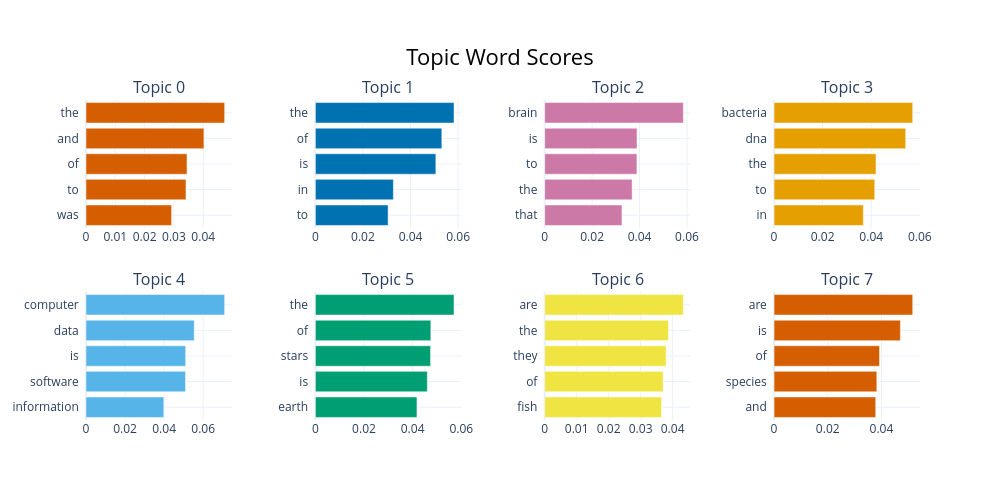

Source (notebook cell):
### Markdown cell above
## Visualize Topic Terms

### Code cell
topic_model.visualize_barchart()

### Figure 1 — Plotly figure (JSON) as saved in the notebook; plotly's stock layout.template omitted (floating-point values rounded to 4 significant figures)
{"data": [{"marker": {"color": "#D55E00"}, "orientation": "h", "type": "bar", "x": [0.02921, 0.03411, 0.03446, 0.04023, 0.04731], "xaxis": "x", "y": ["was  ", "to  ", "of  ", "and  ", "the  "], "yaxis": "y"}, {"marker": {"color": "#0072B2"}, "orientation": "h", "type": "bar", "x": [0.03058, 0.03279, 0.05064, 0.05316, 0.05827], "xaxis": "x2", "y": ["to  ", "in  ", "is  ", "of  ", "the  "], "yaxis": "y2"}, {"marker": {"color": "#CC79A7"}, "orientation": "h", "type": "bar", "x": [0.03258, 0.03685, 0.03887, 0.03891, 0.05846], "xaxis": "x3", "y": ["that  ", "the  ", "to  ", "is  ", "brain  "], "yaxis": "y3"}, {"marker": {"color": "#E69F00"}, "orientation": "h", "type": "bar", "x": [0.03675, 0.04144, 0.04196, 0.05419, 0.05707], "xaxis": "x4", "y": ["in  ", "to  ", "the  ", "dna  ", "bacteria  "], "yaxis": "y4"}, {"marker": {"color": "#56B4E9"}, "orientation": "h", "type": "bar", "x": [0.03985, 0.05097, 0.05105, 0.05544, 0.07101], "xaxis": "x5", "y": ["information  ", "software  ", "is  ", "data  ", "computer  "], "yaxis": "y5"}, {"marker": {"color": "#009E73"}, "orientation": "h", "type": "bar", "x": [0.04178, 0.04604, 0.04736, 0.04748, 0.05701], "xaxis": "x6", "y": ["earth  ", "is  ", "stars  ", "of  ", "the  "], "yaxis": "y6"}, {"marker": {"color": "#F0E442"}, "orientation": "h", "type": "bar", "x": [0.03653, 0.03704, 0.03796, 0.03872, 0.04335], "xaxis": "x7", "y": ["fish  ", "of  ", "they  ", "the  ", "are  "], "yaxis": "y7"}, {"marker": {"color": "#D55E00"}, "orientation": "h", "type": "bar", "x": [0.03786, 0.03827, 0.03927, 0.04706, 0.05164], "xaxis": "x8", "y": ["and  ", "species  ", "of  ", "is  ", "are  "], "yaxis": "y8"}], "layout": {"annotations": [{"font": {"size": 16}, "showarrow": false, "text": "Topic 0", "x": 0.0875, "xanchor": "center", "xref": "paper", "y": 1, "yanchor": "bottom", "yref": "paper"}, {"font": {"size": 16}, "showarrow": false, "text": "Topic 1", "x": 0.3625, "xanchor": "center", "xref": "paper", "y": 1, "yanchor": "bottom", "yref": "paper"}, {"font": {"size": 16}, "showarrow": false, "text": "Topic 2", "x": 0.6375, "xanchor": "center", "xref": "paper", "y": 1, "yanchor": "bottom", "yref": "paper"}, {"font": {"size": 16}, "showarrow": false, "text": "Topic 3", "x": 0.9125, "xanchor": "center", "xref": "paper", "y": 1, "yanchor": "bottom", "yref": "paper"}, {"font": {"size": 16}, "showarrow": false, "text": "Topic 4", "x": 0.0875, "xanchor": "center", "xref": "paper", "y": 0.4, "yanchor": "bottom", "yref": "paper"}, {"font": {"size": 16}, "showarrow": false, "text": "Topic 5", "x": 0.3625, "xanchor": "center", "xref": "paper", "y": 0.4, "yanchor": "bottom", "yref": "paper"}, {"font": {"size": 16}, "showarrow": false, "text": "Topic 6", "x": 0.6375, "xanchor": "center", "xref": "paper", "y": 0.4, "yanchor": "bottom", "yref": "paper"}, {"font": {"size": 16}, "showarrow": false, "text": "Topic 7", "x": 0.9125, "xanchor": "center", "xref": "paper", "y": 0.4, "yanchor": "bottom", "yref": "paper"}], "height": 500, "hoverlabel": {"bgcolor": "white", "font": {"family": "Rockwell", "size": 16}}, "showlegend": false, "title": {"font": {"color": "Black", "size": 22}, "text": "Topic Word Scores", "x": 0.5, "xanchor": "center", "yanchor": "top"}, "width": 1000, "xaxis": {"anchor": "y", "domain": [0, 0.175], "showgrid": true}, "xaxis2": {"anchor": "y2", "domain": [0.275, 0.45], "showgrid": true}, "xaxis3": {"anchor": "y3", "domain": [0.55, 0.725], "showgrid": true}, "xaxis4": {"anchor": "y4", "domain": [0.825, 1], "showgrid": true}, "xaxis5": {"anchor": "y5", "domain": [0, 0.175], "showgrid": true}, "xaxis6": {"anchor": "y6", "domain": [0.275, 0.45], "showgrid": true}, "xaxis7": {"anchor": "y7", "domain": [0.55, 0.725], "showgrid": true}, "xaxis8": {"anchor": "y8", "domain": [0.825, 1], "showgrid": true}, "yaxis": {"anchor": "x", "domain": [0.6, 1], "showgrid": true}, "yaxis2": {"anchor": "x2", "domain": [0.6, 1], "showgrid": true}, "yaxis3": {"anchor": "x3", "domain": [0.6, 1], "showgrid": true}, "yaxis4": {"anchor": "x4", "domain": [0.6, 1], "showgrid": true}, "yaxis5": {"anchor": "x5", "domain": [0, 0.4], "showgrid": true}, "yaxis6": {"anchor": "x6", "domain": [0, 0.4], "showgrid": true}, "yaxis7": {"anchor": "x7", "domain": [0, 0.4], "showgrid": true}, "yaxis8": {"anchor": "x8", "domain": [0, 0.4], "showgrid": true}}}
